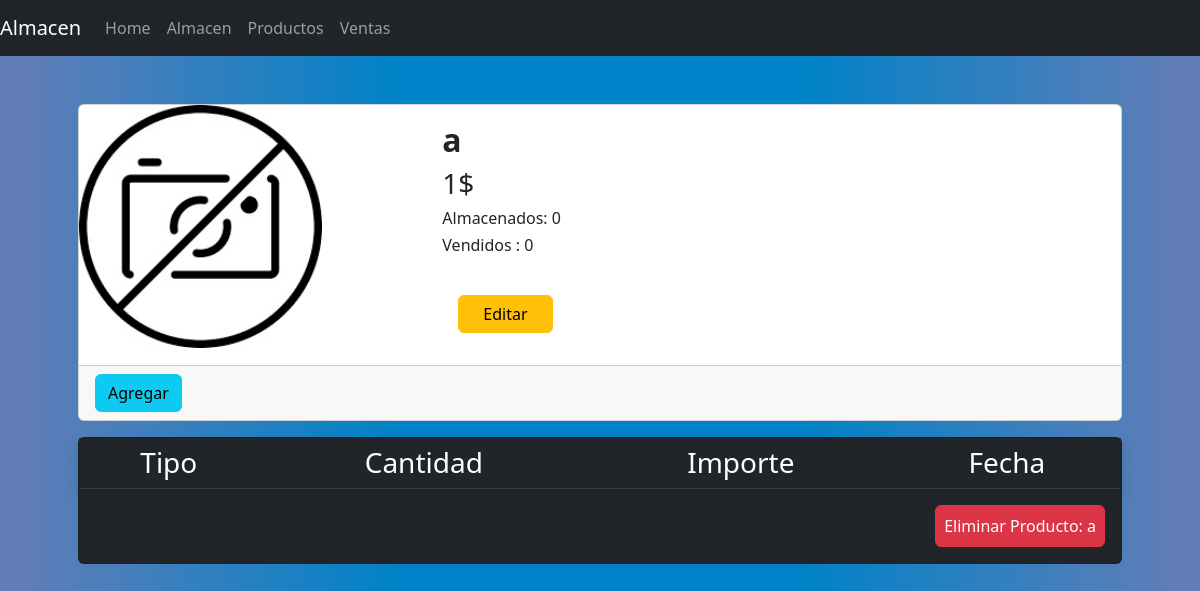
Page /Producto/3/ on the committed database.
### AlmacenApp/models.py (models this page shows, shortened)
class Product(models.Model):
    name=models.CharField(max_length=30, unique=True)
    price=models.IntegerField()
    image=models.ImageField(blank=True,null=True,upload_to='productos',default="productos/no_imagen.jpg", height_field=None, width_field=None, max_length=None)
    stored=models.IntegerField(blank=True,default=0)
    sold=models.IntegerField(blank=True,default=0)
    description=models.CharField(max_length=100,blank=True)
    removed=models.BooleanField(default=False)

### AlmacenApp/views.py (the view, shortened to what this page needs)
# urls.py: path('Producto/<int:productoID>/', views.ProductoView,name='producto'),
def ProductoView(request,productoID):
    product=Product.objects.get(id=productoID)
    if product:
        movement=Movement.objects.filter(product_id=product.id)
        return render(request,"Producto.html",{'product':product ,"movement":movement})
    else:
        return redirect('productos')

### AlmacenApp/Templates/Producto.html (shortened to what this page needs)
{% extends 'Base.html' %}
{% load static %}
{% block contenido %}
<div class="container p-5 m-6 ">
    {% if product %}
        <div class="card mb-3" style="max-width: auto;">
            <div class="row g-0">
                <div class="col-md-4">
                    {% if product.image %}
                        <img src="{{product.image.url}}" style="width:70%; align-self:center" class="card-img-top" alt="...">
                    {% else %}
                        <img src="" style="width:70%; align-self:center" class="card-img-top" alt="{{Product.name}} no tiene imagen asignada">
                    {% endif %}
                </div>
                <div class="col-md-4">
                    <div class="card-body">
                        <h2 class="card-title"><strong>{{product.name}}</strong></h2>
                        <h3 class="card-text">{{product.price}}$</h3>
                        <h6 class="card-title">Almacenados: {{product.stored}}</h6>
                        <h6 class="card-title">  Vendidos : {{product.sold}}</h6>
                        <div class="row">
                            <div class="col">
                                <button type="button" class="float-start btn btn-warning m-3 px-4" data-bs-toggle="modal" data-bs-target="#EditModal" data-bs-whatever="1">Editar</button>
                            </div>
                        </div>
                    </div>
                </div>
                <div class="col-md-4 ">
                    <div class="continer m-3 pt-5">
                    </div>
                    <div class="continer m-3 pt-5">
                    </div>
                </div>
            </div>
            <div class="card-footer">
                <div class="row">
                    <div class="col">
                        <a class="float-start btn btn-info" data-bs-toggle="collapse" href="#collapseAdd" role="button" aria-expanded="false" aria-controls="collapseAdd">
                            Agregar
                        </a>
                    </div>
                </div>
            </div>
        </div>
        <div class="card bg-dark" style="max-width: auto;">
            <table class="table table-dark centrado shadow p-3 mb-0 bg-body-tertiary rounded">
                <thead>
                  <tr>
                    <th scope="col" class="h3">Tipo</th>
                    <th scope="col" class="h3">Cantidad</th>
                    <th scope="col" class="h3">Importe</th>
                    <th scope="col" class="h3">Fecha</th>
                  </tr>
                </thead>
            </table>
            <div class="row ">
                <div class="col">
                    <button type="button" class="float-end btn btn-danger m-3 p-2" data-bs-toggle="modal" data-bs-target="#RemoveModal" data-bs-whatever="0">Eliminar Producto: {{product.name}}</button>
                </div>
            </div>
        </div>
    {% endif %}
</div>
{% endblock  %}

### AlmacenApp/static/css/styles.css (style rules this page uses)
.bodycolor { background: #667db6; background: -webkit-linear-gradient(to right, #667db6, #0082c8, #0082c8, #667db6); background: linear-gradient(to right, #667db6, #0082c8, #0082c8, #667db6); }
.centrado { text-align: center; vertical-align: middle; }

### rows in the picture
Product: image (placeholder picture), name "a", price "1", stored "0", sold "0"
